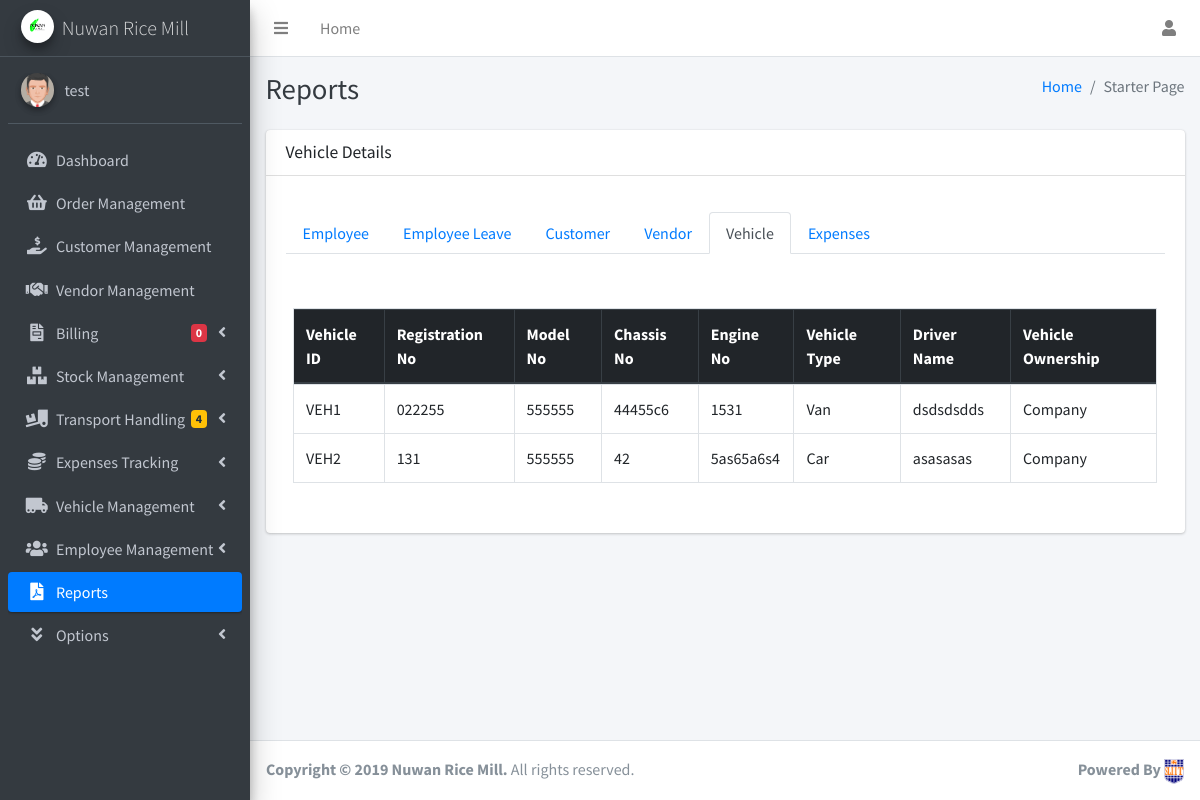
The app's page /Reports/VehiclesReport.php (signed in) with its own data.
### tables this page shows
CREATE TABLE `employee` (
  `id` int(11) NOT NULL,
  `empid` varchar(50) NOT NULL,
  `fullname` varchar(200) NOT NULL,
  `name` varchar(100) NOT NULL,
  `dob` date NOT NULL,
  `gender` varchar(10) NOT NULL,
  `nicnum` varchar(12) NOT NULL,
  `mnumber` varchar(10) NOT NULL,
  `empaddress` varchar(250) NOT NULL,
  `jondate` date NOT NULL,
  `emptype` varchar(15) NOT NULL,
  `designation` varchar(25) NOT NULL,
  `DrivingLicenNum` varchar(50) NOT NULL,
  `Imglocation` varchar(200) NOT NULL,
  `Imgstatus` varchar(2) NOT NULL
);

CREATE TABLE `vehicle` (
  `VehicleID` int(11) NOT NULL,
  `VehID` varchar(50) NOT NULL,
  `VRegistrationNo` varchar(60) NOT NULL,
  `ModelNo` varchar(150) NOT NULL,
  `ChassisNo` varchar(150) NOT NULL,
  `EngineNo` varchar(150) NOT NULL,
  `V_typeId` int(11) NOT NULL,
  `id` int(11) NOT NULL,
  `VOwner` varchar(20) NOT NULL,
  `Status` varchar(20) NOT NULL
);

CREATE TABLE `vehicletype` (
  `V_typeId` int(11) NOT NULL,
  `vehicleTId` varchar(50) NOT NULL,
  `V_typeName` varchar(50) NOT NULL
);

### Reports/VehiclesReport.php (the view, shortened to what this page needs)
<?php
include '../inc/Dashboardcalculations.php';
$query = "SELECT v.VehID,v.VRegistrationNo,v.ModelNo,v.ChassisNo,v.EngineNo,v.VOwner,vt.V_typeName,e.name FROM employee e, vehicletype vt,vehicle v WHERE e.id = v.id AND vt.V_typeId = v.V_typeId";
$customers = mysqli_query($con, $query);
?>
<!DOCTYPE html>
<html lang="en">
<head>
    <link rel="stylesheet" href="../dist/css/customCSS.css">
    <link rel="stylesheet" href="../plugins/overlayScrollbars/css/OverlayScrollbars.min.css">
    <link rel="stylesheet" href="../plugins/fontawesome-free/css/all.min.css">
    <link rel="stylesheet" href="../dist/css/adminlte.min.css">
    <link rel="stylesheet" href="../plugins/datatables-bs4/css/dataTables.bootstrap4.css">
    <link rel="stylesheet" href="../sweetalert/sweetalert2.min.css">
</head>
<body class="hold-transition sidebar-mini layout-fixed layout-navbar-fixed layout-footer-fixed">
    <div class="wrapper">
        <nav class="main-header navbar navbar-expand navbar-white navbar-light">
            <ul class="navbar-nav">
                <li class="nav-item">
                    <a class="nav-link" data-widget="pushmenu" href="#"><i class="fas fa-bars"></i></a>
                </li>
                <li class="nav-item d-none d-sm-inline-block">
                    <a href="#" class="nav-link">Home</a>
                </li>
            </ul>
            <ul class="navbar-nav ml-auto">
                <li class="nav-item dropdown">
                    <a class="nav-link" data-toggle="dropdown" href="#">
                        <i class="fa fa-user"></i>
                    </a>
                </li>
            </ul>
        </nav>
        <aside class="main-sidebar sidebar-dark-primary elevation-4">
            <a href="" class="brand-link">
                <img src="../dist/img/RICE.jpg" alt="Company Logo" class="brand-image img-circle elevation-3">
                <span class="brand-text font-weight-light">Nuwan Rice Mill</span>
            </a>
            <div class="sidebar">
                <div class="user-panel mt-3 pb-3 mb-3 d-flex">
                    <div class="image">
                        <img src="../dist/img/4.jpg" class="img-circle elevation-2" alt="User Image">
                    </div>
                    <div class="info">
                        <a href="#" class="d-block"><?php echo $_SESSION['username']; ?></a>
                    </div>
                </div>
                <nav class="mt-2">
                    <ul class="nav nav-pills nav-sidebar flex-column" data-widget="treeview" role="menu" data-accordion="false">
                        <li class="nav-item">
                            <a href="../index.php" class="nav-link">
                                <i class="nav-icon fas fa-tachometer-alt"></i>
                                <p>Dashboard</p>
                            </a>
                        </li>
                        <li class="nav-item">
                            <a href="../Order/OrderTable.php" class="nav-link">
                                <i class="nav-icon fas fa-shopping-basket"></i>
                                <p>Order Management</p>
                            </a>
                        </li>
                        <li class="nav-item">
                            <a href="../Customer/CustomerTable.php" class="nav-link">
                                <i class="nav-icon fas fa-hand-holding-usd"></i>
                                <p>Customer Management</p>
                            </a>
                        </li>
                        <li class="nav-item">
                            <a href="../Vendor/VendorTable.php" class="nav-link">
                                <i class="nav-icon fas fa-handshake"></i>
                                <p>Vendor Management</p>
                            </a>
                        </li>
                        <li class="nav-item has-treeview">
                            <a href="#" class="nav-link">
                                <i class="nav-icon fas fa-file-invoice"></i>
                                <p>Billing
                                    <i class="right fas fa-angle-left"></i>
                                    <span class="badge badge-danger right"><?php num_of_new_orders(); ?></span>
                                </p>
                            </a>
                        </li>
                        <li class="nav-item has-treeview">
                            <a href="#" class="nav-link ">
                                <i class="nav-icon fas fa-boxes"></i>
                                <p>Stock Management
                                    <i class="right fas fa-angle-left"></i>
                                </p>
                            </a>
                        </li>
                        <li class="nav-item has-treeview">
                            <a href="#" class="nav-link">
                                <i class="nav-icon fas fa-truck-loading"></i>
                                <p>Transport Handling
                                    <i class="right fas fa-angle-left"></i>
                                    <span class="badge badge-warning right"><?php num_of_transportAction(); ?></span>
                                </p>
                            </a>
                        </li>
                        <li class="nav-item has-treeview">
                            <a href="" class="nav-link">
                                <i class="nav-icon fas fa-coins"></i>
                                <p>Expenses Tracking
                                    <i class="right fas fa-angle-left"></i>
                                </p>
                            </a>
                        </li>
                        <li class="nav-item has-treeview">
                            <a href="" class="nav-link">
                                <i class="nav-icon fas fa-truck-moving"></i>
                                <p>Vehicle Management
                                    <i class="right fas fa-angle-left"></i>
                                </p>
                            </a>
                        </li>
                        <li class="nav-item has-treeview">
                            <a href="" class="nav-link">
                                <i class="nav-icon fas fa-users"></i>
                                <p>Employee Management
                                    <i class="right fas fa-angle-left"></i>
                                </p>
                            </a>
                        </li>
                        <li class="nav-item">
                            <a href="../Reports/EmployeeReport.php" class="nav-link active">
                                <i class="nav-icon fas fa-file-pdf"></i>
                                <p>Reports</p>
                            </a>
                        </li>
                        <li class="nav-item has-treeview">
                            <a href="" class="nav-link">
                                <i class="nav-icon fas fa-angle-double-down"></i>
                                <p>
                                    Options
                                    <i class="right fas fa-angle-left"></i>
                                </p>
                            </a>
                        </li>
                    </ul>
                </nav>
            </div>
        </aside>
        <div class="content-wrapper">
            <div class="content-header">
                <div class="container-fluid">
                    <div class="row mb-2">
                        <div class="col-sm-6">
                            <h1 class="m-0 text-dark">Reports</h1>
                        </div>
                        <div class="col-sm-6">
                            <ol class="breadcrumb float-sm-right">
                                <li class="breadcrumb-item"><a href="#">Home</a></li>
                                <li class="breadcrumb-item active">Starter Page</li>
                            </ol>
                        </div>
                    </div>
                </div>
            </div>
            <div class="content">
                <div class="container-fluid">
                    <div class="card mb-5">
                        <div class="card-header">
                            <h3 class="card-title">Vehicle Details</h3>
                        </div>
                        <div class="card-body">
                            <ul class="nav nav-tabs mt-3 mb-5" role="tablist">
                                <li class="nav-item">
                                    <a class="nav-link" href="../Reports/EmployeeReport.php">Employee</a>
                                </li>
                                <li class="nav-item">
                                    <a class="nav-link" href="../Reports/EmployeeLeaveReport.php">Employee Leave</a>
                                </li>
                                <li class="nav-item">
                                    <a class="nav-link" href="../Reports/CustomerReport.php">Customer</a>
                                </li>
                                <li class="nav-item">
                                    <a class="nav-link" href="../Reports/VendorReport.php">Vendor</a>
                                </li>
                                <li class="nav-item">
                                    <a class="nav-link active" href="../Reports/VehiclesReport.php">Vehicle</a>
                                </li>
                                <li class="nav-item">
                                    <a class="nav-link" href="../Reports/ExpensesReport.php">Expenses</a>
                                </li>
                            </ul>
                            <div class="table-responsive">
                                <div class="dataTables_wrapper container-fluid dt-bootstrap4">
                                    <table id="example1" class="table table-bordered table-hover">
                                        <thead class="thead-dark">
                                            <tr>
                                                <th>Vehicle ID</th>
                                                <th>Registration No</th>
                                                <th>Model No</th>
                                                <th>Chassis No</th>
                                                <th>Engine No</th>
                                                <th>Vehicle Type</th>
                                                <th>Driver Name</th>
                                                <th>Vehicle Ownership</th>
                                            </tr>
                                        </thead>
                                        <tbody>
                                            <?php
                                            while ($row = mysqli_fetch_assoc($customers)) {
                                                $vehicleID = $row['VehID'];
                                                $RegistrationNo = $row['VRegistrationNo'];
                                                $model = $row['ModelNo'];
                                                $chassis = $row['ChassisNo'];
                                                $engine = $row['EngineNo'];
                                                $vehicle = $row['V_typeName'];
                                                $driver = $row['name'];
                                                $ownership = $row['VOwner'];
                                            ?>
                                                <tr>
                                                    <td><?php echo $vehicleID ?></td>
                                                    <td><?php echo $RegistrationNo ?></td>
                                                    <td><?php echo $model ?></td>
                                                    <td><?php echo $chassis ?></td>
                                                    <td><?php echo $engine ?></td>
                                                    <td><?php echo $vehicle ?></td>
                                                    <td><?php echo $driver ?></td>
                                                    <td><?php echo $ownership ?></td>
                                                </tr>
                                            <?php
                                            }
                                            ?>
                                        </tbody>
                                    </table>
                                    <br>
                                </div>
                            </div>
                        </div>
                    </div>
                    <br>
                </div>
            </div>
        </div>
        <footer class="main-footer">
            <strong>Copyright &copy; 2019 Nuwan Rice Mill.</strong> All rights reserved.
            <div class="float-right d-none d-sm-inline-block">
                <b>Powered By</b> <img src="../dist/img/3.png" alt="User Image">
            </div>
        </footer>
    </div>
</body>
</html>

### records on screen
employee: vehicle.VehID "VEH1", vehicle.VRegistrationNo "022255", vehicle.ModelNo "555555", vehicle.ChassisNo "44455c6", vehicle.EngineNo "1531", vehicletype.V_typeName "Van", name "dsdsdsdds", vehicle.VOwner "Company"
employee: vehicle.VehID "VEH2", vehicle.VRegistrationNo "131", vehicle.ModelNo "555555", vehicle.ChassisNo "42", vehicle.EngineNo "5as65a6s4", vehicletype.V_typeName "Car", name "asasasas", vehicle.VOwner "Company"

### other values on screen
$_SESSION['username'] "test"
$result "0"
$result "4"
